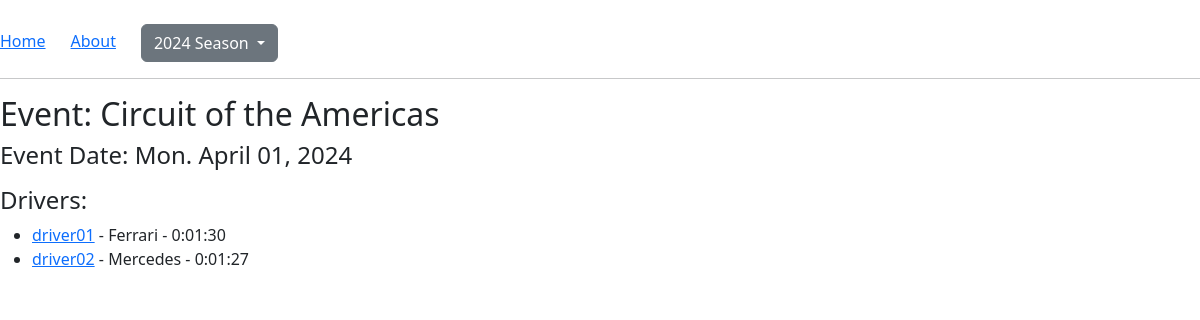
Screenshot of /event/1 with the database file from the repository.
### app/models.py (models this page shows, shortened)
class Event(db.Model):
    id: so.Mapped[int] = so.mapped_column(primary_key=True)
    event_name: so.Mapped[str] = so.mapped_column(sa.String(64), index=True, unique=True)
    event_date: so.Mapped[datetime.date] = so.mapped_column(sa.Date, index=True)
    laptimes: so.Mapped[list["Laptime"]] = so.relationship("Laptime", back_populates="event")

class Laptime(db.Model):
    id: so.Mapped[int] = so.mapped_column(primary_key=True)
    driver_id: so.Mapped[Optional[int]] = so.mapped_column(sa.ForeignKey('driver.id'))
    event_id: so.Mapped[Optional[int]] = so.mapped_column(sa.ForeignKey('event.id'))
    laptime: so.Mapped[datetime.timedelta] = so.mapped_column(sa.Interval)
    driver: so.Mapped["Driver"] = so.relationship("Driver", back_populates="laptimes")
    event: so.Mapped["Event"] = so.relationship("Event", back_populates="laptimes")

class Driver(db.Model):
    id: so.Mapped[int] = so.mapped_column(primary_key=True)
    driver_name: so.Mapped[str] = so.mapped_column(sa.String(64), index=True, unique=True)
    driver_car: so.Mapped[str] = so.mapped_column(sa.String(64), index=True, unique=True)
    laptimes: so.Mapped[list["Laptime"]] = so.relationship("Laptime", back_populates="driver")

### app/routes.py (the view)
@app.route('/event/<int:event_id>')
def event(event_id):
    event = db.first_or_404(sa.select(Event).where(Event.id == event_id))
    return render_template('event.html', event=event)

### app/__init__.py (called while the page is built)
@app.context_processor
def inject_globals():
    drivers = db.session.scalars(sa.select(Driver)).all()
    events = db.session.scalars(sa.select(Event)).all()
    return {
        'drivers': drivers,
        'events': events
    }

### app/templates/event.html
{% extends "base.html" %}
{% block content %}
    <h2>Event: {{ event.event_name }}</h2>
    <h4>Event Date: {{ event.event_date.strftime('%a') }}. {{ event.event_date.strftime('%B') }} {{ event.event_date.strftime('%d')}}, {{ event.event_date.strftime('%Y') }}</h4>
    <p>
        <h4>Drivers:</h4>
        <ul>
            {% for laptime in event.laptimes %}
            <li><a href="{{ url_for('driver', driver_name=laptime.driver.driver_name) }}">{{ laptime.driver.driver_name }}</a> - {{ laptime.driver.driver_car}} - {{ laptime.laptime }} </li>
            {% endfor %}
        </ul>
    </p>
{% endblock %}

### app/templates/base.html (shortened to what this page needs)
<!doctype html>
<html lang="en">
    <head>
        <link
            href="https://cdn.jsdelivr.net/npm/bootstrap@5.3.2/dist/css/bootstrap.min.css"
            rel="stylesheet"
>
    </head>
    <body>
    <div>
        <div>
            <br>
            <a href="{{ url_for('my_index') }}">Home</a>
            <a href="{{ url_for('my_about') }}">About</a>
            <button class="btn btn-secondary dropdown-toggle" type="button" id="dropdownMenuButton1" data-bs-toggle="dropdown" aria-expanded="false">
                2024 Season
            </button>
        </div>
        <hr>
        {% block content %}{% endblock %}
    </div>
    </body>
</html>

### rows the page displays
Event: event_name "Circuit of the Americas", event_date "Mon", event_date "April", event_date "01", event_date "2024"
Laptime: driver.driver_name "driver01", driver.driver_car "Ferrari", laptime "0:01:30"
Laptime: driver.driver_name "driver02", driver.driver_car "Mercedes", laptime "0:01:27"
